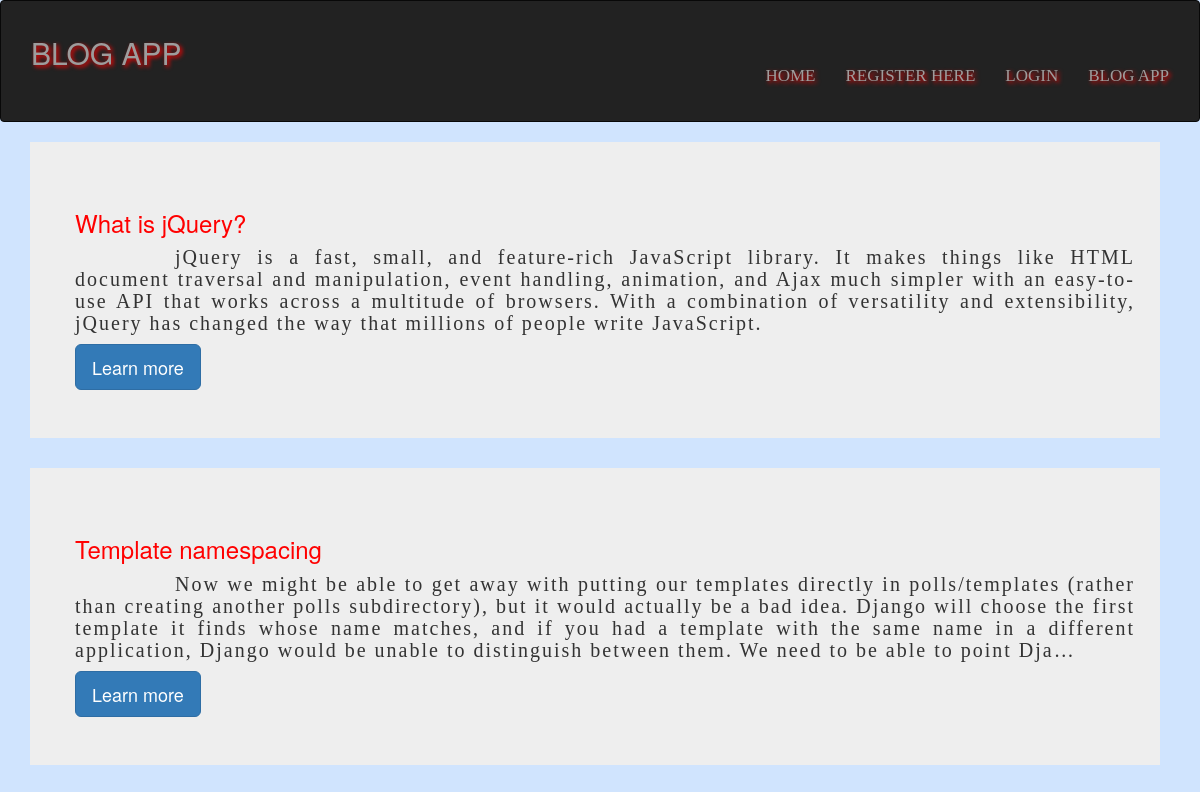
Screenshot of /blog_app/ with the database file from the repository.
### blog_app/models.py (models this page shows, shortened)
class Blog(models.Model):
	title=models.CharField(max_length=128,unique=True)
	story=models.TextField()
	slug = models.SlugField(unique=True)

### blog_app/views.py (the view)
def index(request):
    try:
        blog_data=Blog.objects.all()[::-1]
    except Blog.DoesNotExist:
        pass
    return render(request,"blog_app/index.html",{'blog_data':blog_data})

### templates/blog_app/index.html (shortened to what this page needs)
{% extends 'blog_app/base.html' %}
{% load staticfiles %}
{% block body_block %}
        {% if blog_data %}
        {% for data in blog_data %}
        <div class="jumbotron">
        <div class="container" style="background-repeat: repeat-x;">
        <a href="/blog_app/read_more/{{ data.slug }}"><h3>{{ data.title }}</h3></a>
        <h5 id="{{ data.slug }}">{{ data.story|truncatechars:400 }}</h5>
        <a id="margin" class="btn btn-primary btn-lg" href="/blog_app/read_more/{{ data.slug }}" role="button" >Learn more</a>
    	</div></div>
        {% endfor %}
        {% else %}
        <p>no blogs</p>
        {% endif %}
{% endblock %}

### templates/blog_app/base.html (shortened to what this page needs)
<!DOCTYPE html>
{% load static %}
<html>
    <head lang="en">
        <link rel="stylesheet" href="{% static "css/bootstrap.css" %}" />
        <link rel="stylesheet" href="{% static "css/my_css.css" %}" />
    </head>
    <body>
        <nav class="navbar navbar-inverse">
		<div class="container-fluid">
		<div class="collapse navbar-collapse" id="bs-example-navbar-collapse-1">
     <div id="p_name">
      <a  class="navbar-brand" href="#"><h2>BLOG APP</h2></a>
      </div>
    </div>
    <div class="collapse navbar-collapse" id="bs-example-navbar-collapse-1">
      <ul class="nav navbar-nav navbar-right">
       <li><a href="/blog_app/" id="move">HOME</a><br /></li>
		    {% if user.is_authenticated %}
		    	<li><a href="/blog_app/add_blog/" id="move">ADD BLOG</a><br /></li>
				<li><a href="/blog_app/logout/" id="move">LOGOUT</a><br /></li>
			{% else %}
				<li><a href="/blog_app/register/" id="move">REGISTER HERE</a><br /></li>
				<li><a href="/blog_app/login/" id="move">LOGIN</a><br /></li>
			{% endif %}
			{% if user.is_authenticated %}
				<li><a href="#" id="move">USER : {{ user.username }}</a></li>
			{% else %}
				<li><a href="#" id="move">BLOG APP</a></li>
			{% endif %}
      </ul>
    </div>
  </div>
</nav><div id="margin">
        {% block body_block %}{% endblock %}
    </div>
    </body>
</html

### static/css/my_css.css (style rules this page uses)
body { background-color: #d0e4fe; }
#margin { margin-left: 30px; margin-right: 40px; }
#move { font-size: 17px; font-family: "Times New Roman"; text-shadow: 2px 2px 4px red; }
p,h5 { font-family: "Times New Roman"; text-indent: 100px; text-align: justify; letter-spacing: 2px; font-size: 20px; margin-left: 30px; margin-right: 40px; }
h3 { color: red; }
h4,h3,h5 { margin-left: 30px; margin-right: 10px; }
#p_name { margin: auto; size:12px; color: white; text-shadow: 2px 2px 4px red; -webkit-animation: mymove 4s infinite; animation: mymove 4s infinite; }

### rows the page displays
Blog: title "What is jQuery?", story "jQuery is a fast, small, and feature-rich JavaScript library. It makes things like HTML document traversal and manipulation, event handling, animation, and Ajax much simpler with an easy-to-use API that works across a multitude of browsers. With a combination of versatility and extensibility, jQuery has changed the way that millions of people write JavaScript."
Blog: title "Template namespacing", story "Now we might be able to get away with putting our templates directly in polls/templates (rather than creating another polls subdirectory), but it would actually be a bad idea. Django will choose the first template it finds whose name matches, and if you had a template with the same name in a different application, Django would be unable to distinguish between them. We need to be able to point Dja…"
